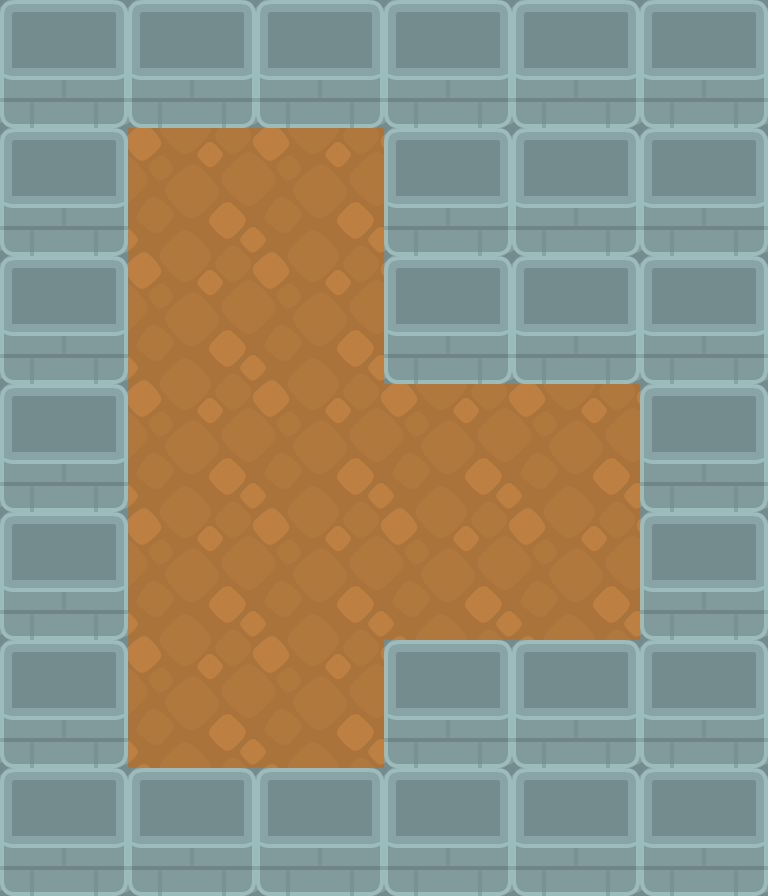

A level layout from a 2D game, rendered from its tile map. Below: a short description, then the map file with tile-grid data replaced by summaries:
An orthogonal 6x7 tile map with 128x128 px tiles, 2 tile layers (ground, map_render) and 11 objects.

<map version="2017.05.16" orientation="orthogonal" renderorder="right-down" width="6" height="7" tilewidth="128" tileheight="128" nextobjectid="23">
 <tileset firstgid="1" name="map_tileset" tilewidth="128" tileheight="128" tilecount="20" columns="5">
  <image source="../../_spritesheets/map_tileset.png" trans="ff00ff" width="640" height="512" />
 </tileset>
 <layer name="ground" width="6" height="7">
  <data>[42 cells, 42 non-empty, 2 distinct tile ids]</data>
 </layer>
 <objectgroup name="spawn">
  <object id="11" x="320" y="446" width="1" height="1" />
 </objectgroup>
 <objectgroup name="coll_objects">
  <object id="13" x="0" y="-4" width="766.667" height="130.667" />
  <object id="15" x="-1.33333" y="133.333" width="126.667" height="764" />
  <object id="19" x="128" y="769.333" width="640" height="129.333" />
  <object id="20" x="385.333" y="642.667" width="378.667" height="126.667" />
  <object id="21" x="641.333" y="132" width="122.667" height="505.333" />
  <object id="22" x="385.333" y="128" width="253.333" height="252" />
 </objectgroup>
 <layer name="map_render" width="6" height="7">
  <data>[42 cells, 28 non-empty, 1 distinct tile ids]</data>
 </layer>
 <objectgroup name="objectifs">
  <object id="5" gid="18" x="128" y="512" width="128" height="128" />
  <object id="6" gid="18" x="256" y="256" width="128" height="128" />
 </objectgroup>
 <objectgroup name="caisses">
  <object id="7" gid="11" x="384" y="640" width="128" height="128" />
  <object id="8" gid="11" x="128" y="512" width="128" height="128" />
 </objectgroup>
</map>